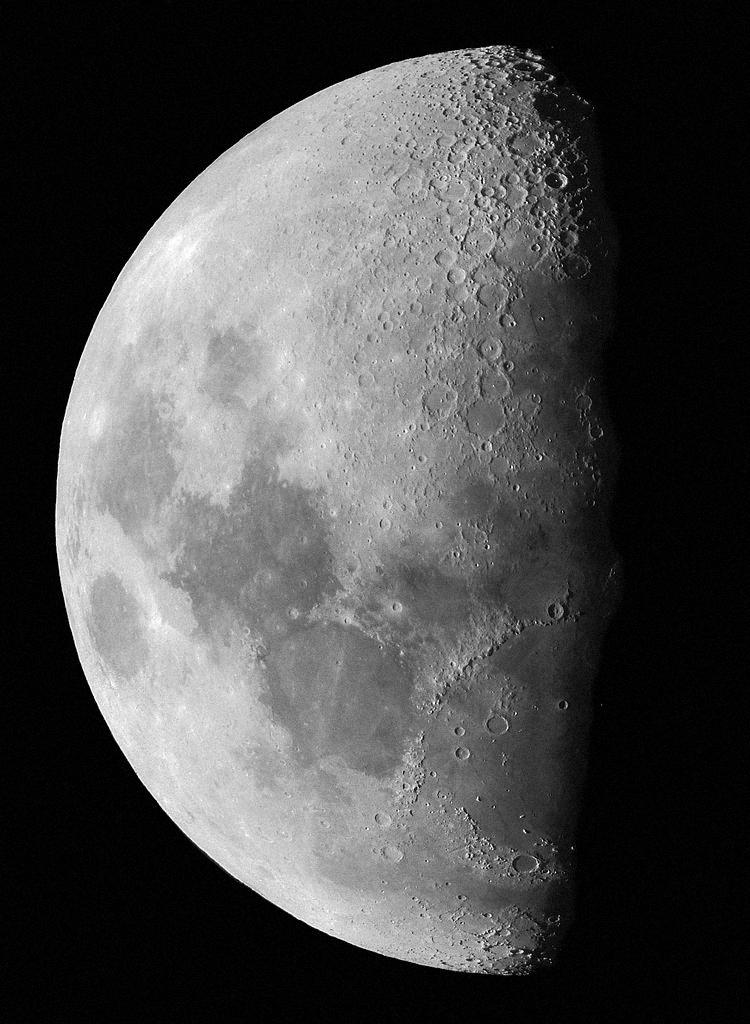
#> input picture ConstractLimit/moon.jpg, 750 x 1024 px
$ python main.py
#> lines starting #> are read from the running program, lines starting #| are printed output that depends on the picture
import cv2
import matplotlib.pyplot as plt

image = cv2.imread('moon.jpg', 0)
#> image is the input picture: shape (1024, 750); min 0, max 255, mean 75.4

clahe = cv2.createCLAHE(clipLimit=2.0, tileGridSize=(8, 8))

clahe_image = clahe.apply(image)
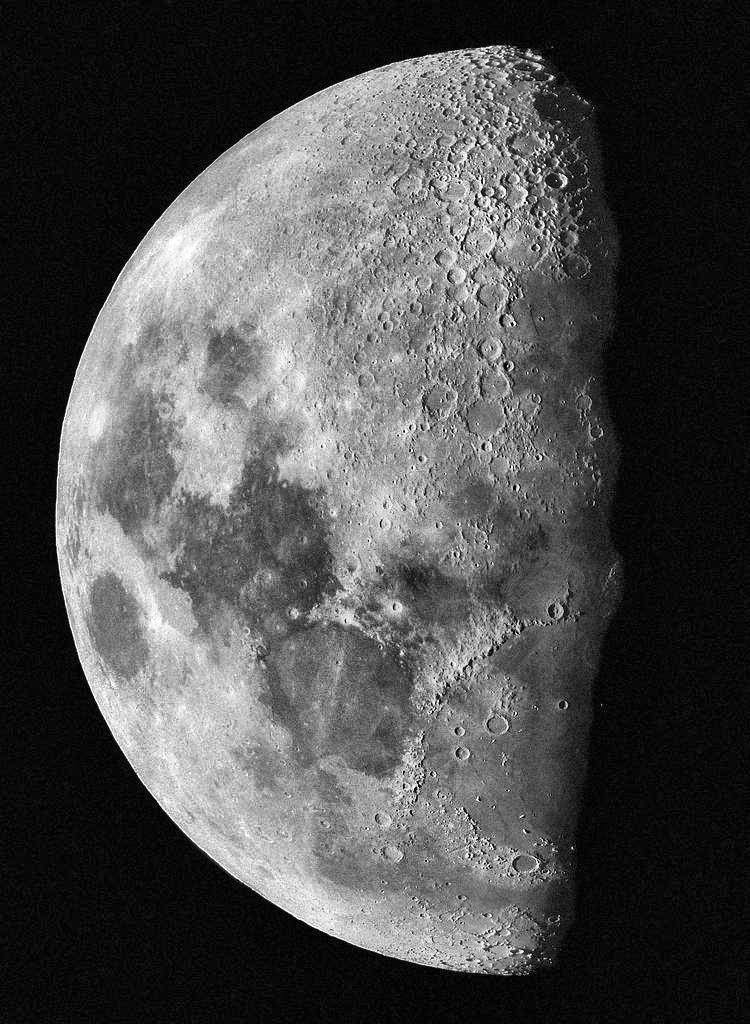
#> clahe_image: shape (1024, 750); min 0, max 255, mean 76.8

plt.figure(figsize=(12, 4))
plt.subplot(141)
plt.title('Original Image')
plt.imshow(image, cmap='gray')
plt.axis('off')

plt.subplot(142)
plt.title('CLAHE Image')
plt.imshow(clahe_image, cmap='gray')
plt.axis('off')

plt.subplot(143)
histogram_origin = cv2.calcHist([image],[0],None,[256],[0,256])
#> histogram_origin = 256 values, max 102420 at index 2, min 51 at index 253, mean 3000
plt.title('Original Histogram')
plt.xlabel('X')
plt.ylabel('Y')
plt.plot(histogram_origin)
plt.xlim([0, 256])

plt.subplot(144)
histogram_CLAHE = cv2.calcHist([clahe_image],[0],None,[256],[0,256])
#> histogram_CLAHE = 256 values, max 63524 at index 9, min 12 at index 0, mean 3000
plt.title('CLAHE Histogram')
plt.xlabel('X')
plt.ylabel('Y')
plt.plot(histogram_CLAHE)
plt.xlim([0, 256])

plt.tight_layout()
plt.show()
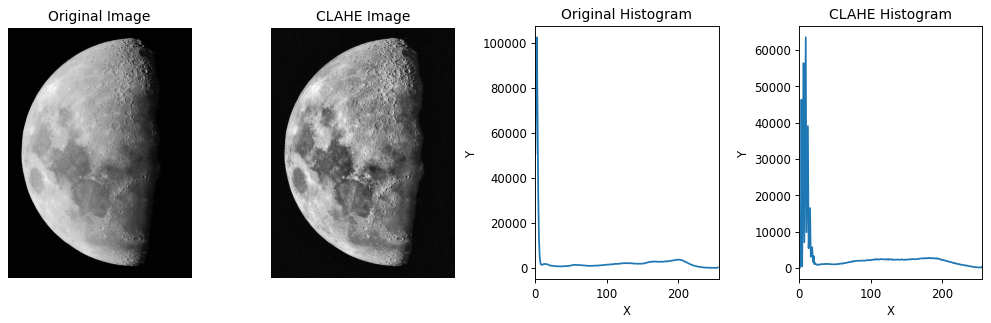
#> figure drawn by matplotlib, 4 panels; panel 3: curve peaks at x = 2, y = 102420; panel 4: curve peaks at x = 9, y = 63524
